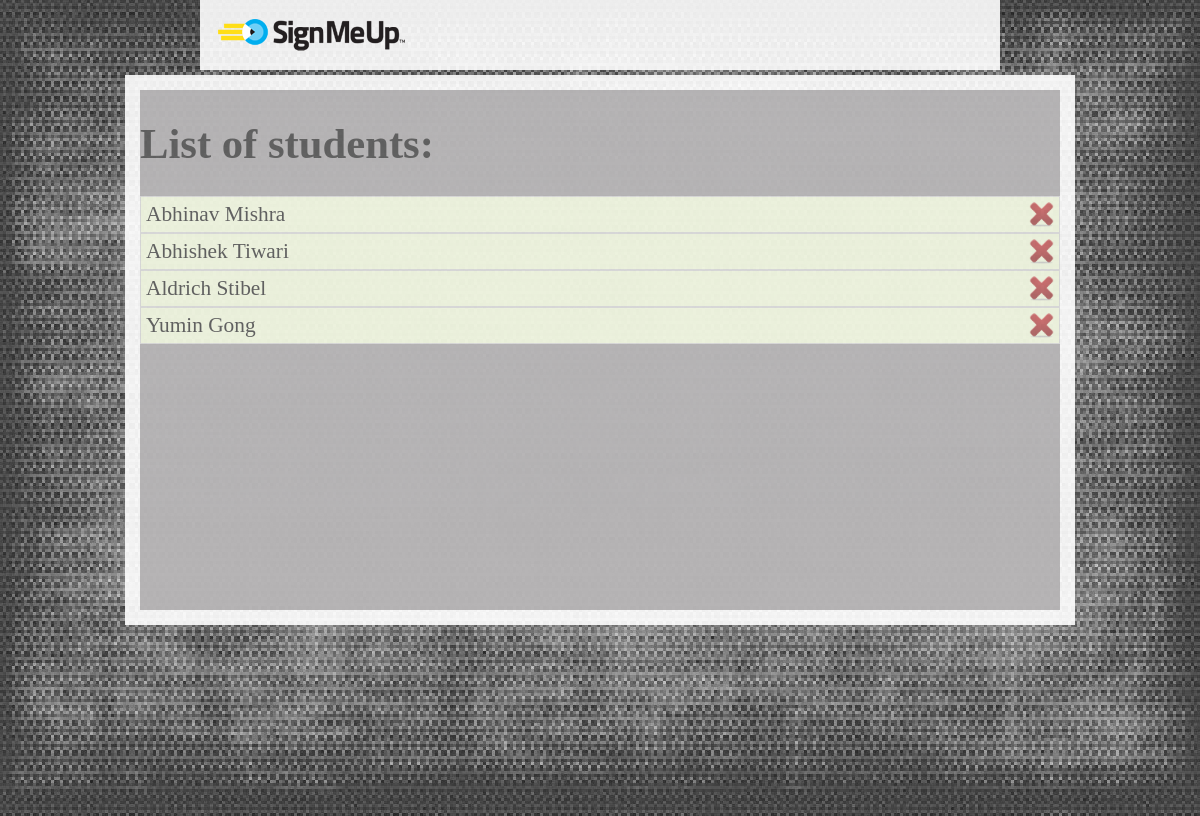
The page /admin_students.php on the database its author committed.
### tables this page shows
CREATE TABLE IF NOT EXISTS `user_info` (
  `user_id` int(10) NOT NULL AUTO_INCREMENT,
  `user_type` varchar(20) NOT NULL,
  `first_name` varchar(70) NOT NULL,
  `middle_name` varchar(70) DEFAULT NULL,
  `last_name` varchar(70) NOT NULL,
  `user_email` varchar(70) NOT NULL,
  `alternate_email` varchar(70) DEFAULT NULL,
  `address` varchar(100) DEFAULT NULL,
  `phone_no` varchar(15) NOT NULL,
  `password` varchar(70) NOT NULL,
  PRIMARY KEY (`user_id`)
);

### admin_students.php (the view, shortened to what this page needs)
<html>
<head>
<link rel="stylesheet" type="text/css" href="main.css">
</head>
<body>
<div id="container">
     <div class="grey_box">
        <?php include("header.php"); ?>
    </div>
	 <div class="wrapper">
		<div class="leftAndRight">
		<h1>List of students:</h1>
		<?php
			$sql = "SELECT * FROM user_info WHERE user_type='student'";
			$result = mysql_query($sql);
			if(!$result){
				echo 'Could not run query: ' . mysql_error();
				exit;
			}else{
				while ( $row = mysql_fetch_assoc($result) ){
					echo "<div class='flip'>".$row['first_name']." ".$row['last_name']."";
					echo "<a href='#'><input type='image' id='myimage' style='float:right; height:25px' src='images/delete.png' onclick='deleteMe(".$row['user_id'].")'/></a>";
					echo "</div>";
				}
			}
		?>
	</div>
	</div>
</div>
    <div class="footer">
        <center>
        </center>
    </div>
</body>
</html>

### header.php (shortened to what this page needs)
<a href=<?php
        if(!empty($_SESSION['user_type'])){
              if($_SESSION['user_type'] == "professor"){
                  echo "welcomeFaculty.php";
              }
			  else if($_SESSION['user_type']=="admin"){
					echo "admin.php";
				}
              else{
                  echo "welcome.php";
              }
        }
        else{
              echo "index.php";
        }
        ?> style="margin-left:0px;">
    <img id="HeaderLogo" src="images/SMU4ColorLogo.png" alt="SignMeUp">
</a>

### main.css (style rules this page uses)
body { background-color:grey; font-size: 10pt; min-height: 100%; }
#container { background:url('images/images1.jpg') repeat; position:absolute; left:0; top:0; width:100%; height:100%; overflow-y:scroll; z-index:40; }
.grey_box { background:url('images/grey_overlay.png') repeat; padding:10px 15px 15px 15px; color:#000; margin: 0px 200px 0px 200px; }
.wrapper { background:url('images/grey_overlay.png') repeat; width : 950px; min-height : 550px; margin: 5px auto; position : relative; }
.leftAndRight { width : 920px; background-color:#8C898B; opacity: 0.6; margin: 15px; position: absolute; min-height : 520px; font-size: 16pt; color:black; }
.footer { background:url('images/grey_overlay.png') repeat; position:relative; padding:0px 15px 0px 15px; color:#000; margin: 7px 200px 0px 200px; opacity: 0.9; }

### admin_students.php (style rules this page uses)
.panel,.flip { padding:5px; background-color:#e5eecc; border:solid 1px #c3c3c3; }

### rows shown on the page
user_info: first_name "Abhinav", last_name "Mishra"
user_info: first_name "Abhishek", last_name "Tiwari"
user_info: first_name "Aldrich", last_name "Stibel"
user_info: first_name "Yumin", last_name "Gong"
